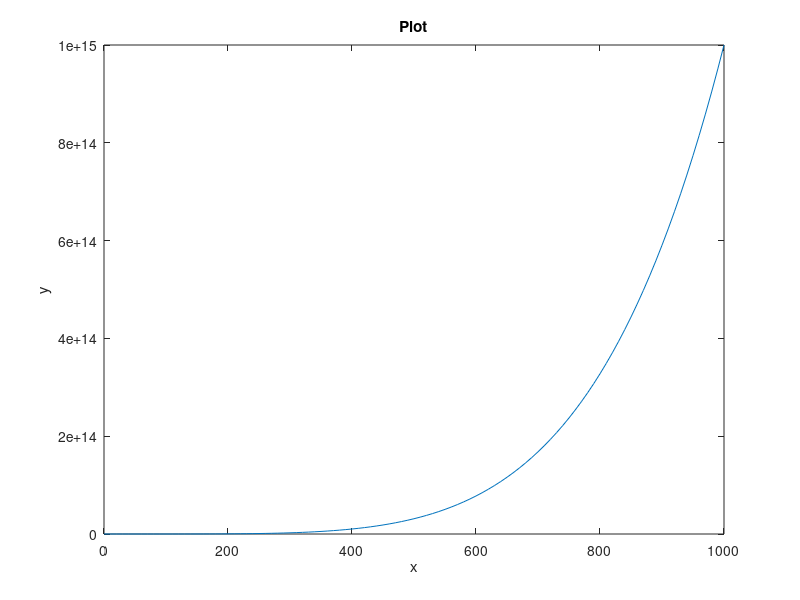
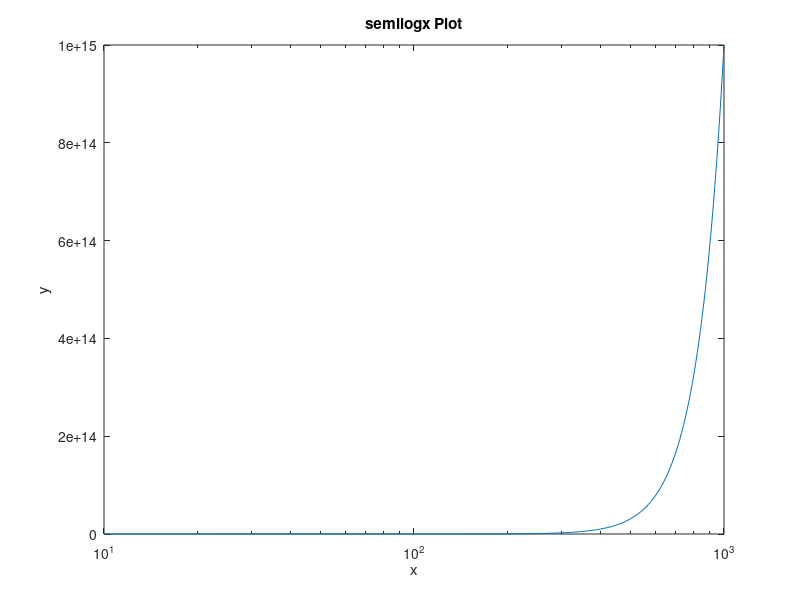
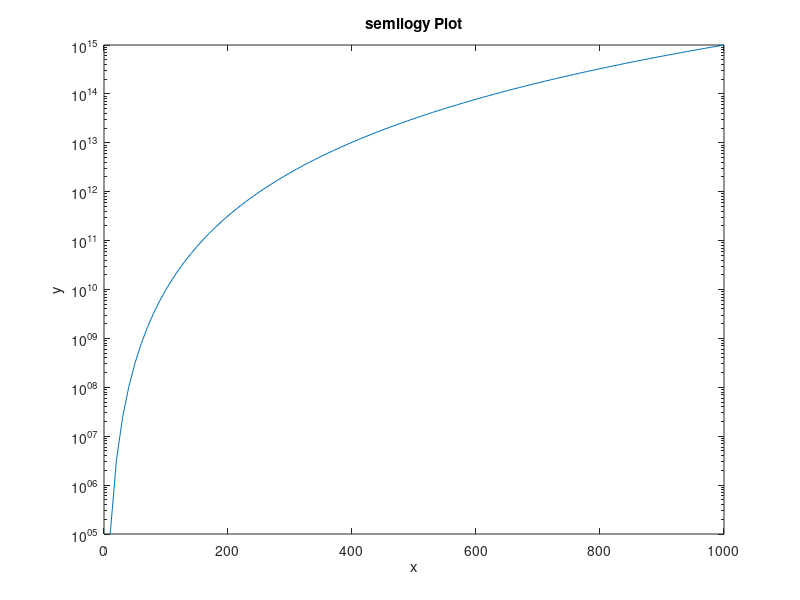
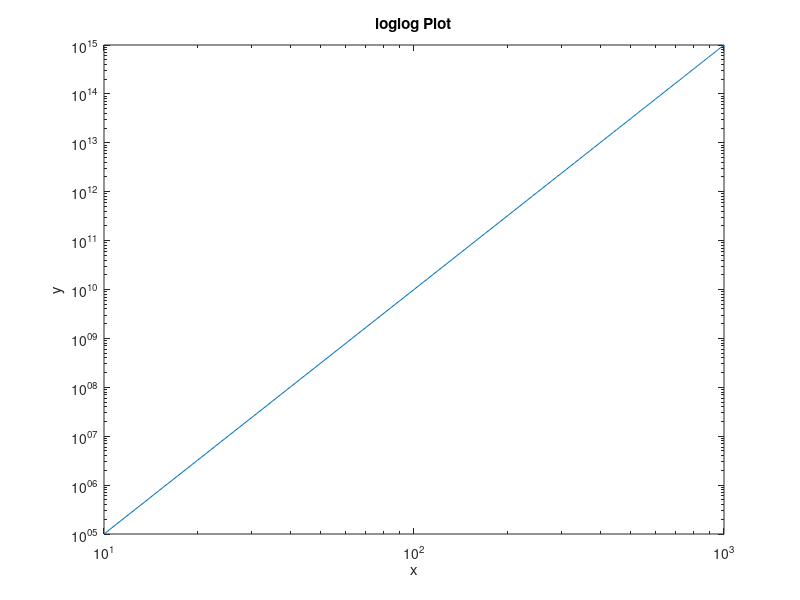

The MATLAB source for these figures, in order:
clc
clear all
close all
%Other plotting
x=0:10:1000;
%initial value:difference:final value
y=x.^5;
plot(x,y)
title('Plot')
xlabel('x')
ylabel('y')
figure,semilogx(x,y)
title('semilogx Plot')
xlabel('x')
ylabel('y')
figure,semilogy(x,y)
title('semilogy Plot')
xlabel('x')
ylabel('y')
figure,loglog(x,y)
title('loglog Plot')
xlabel('x')
ylabel('y')
